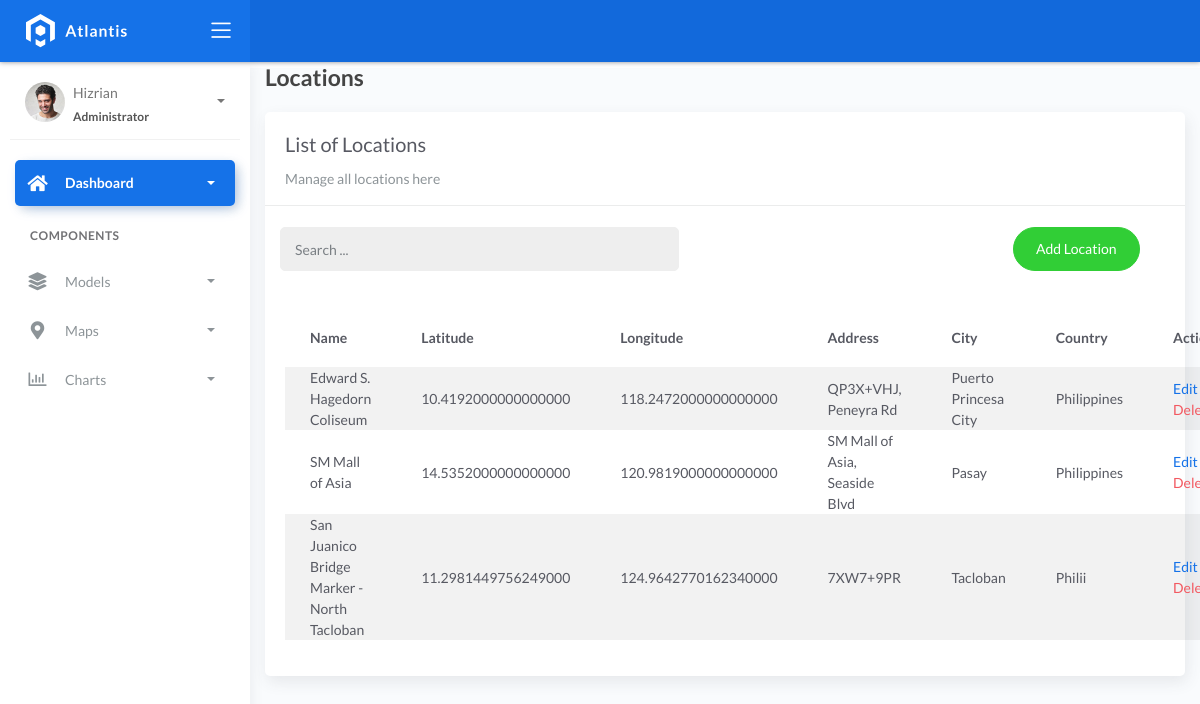
The page /locations/ on the database as committed earlier.
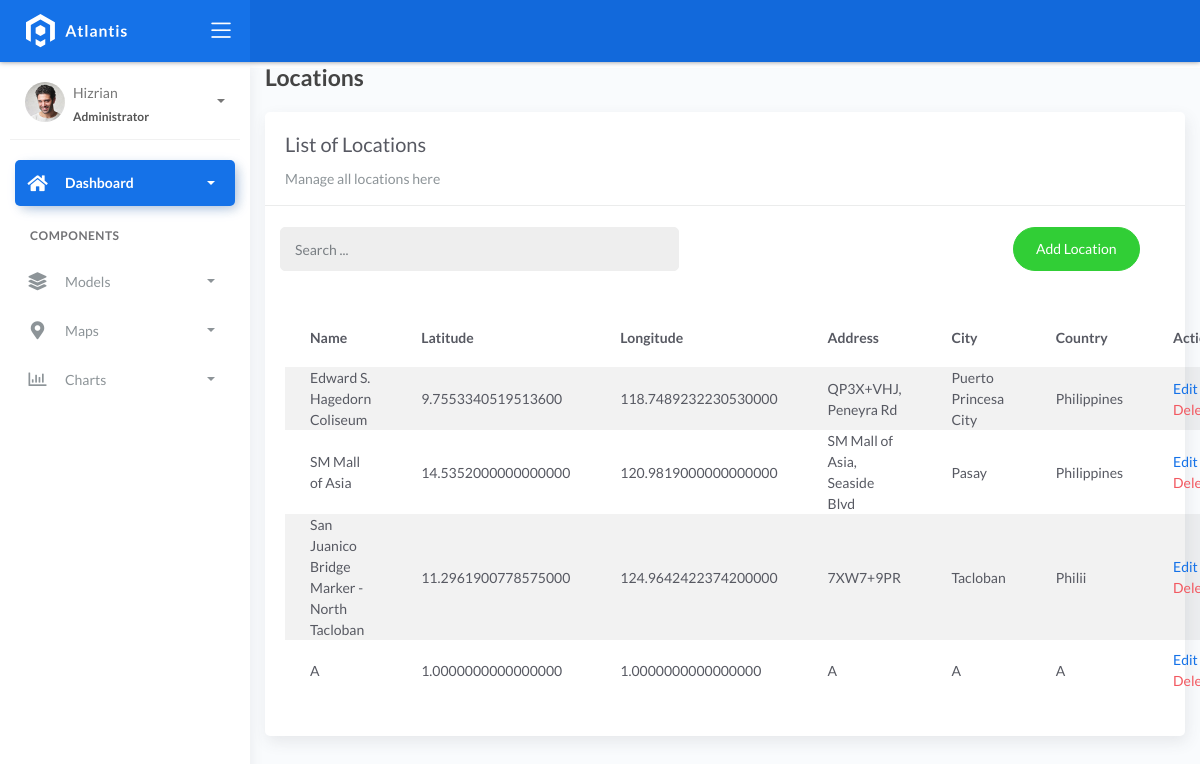
The same page on the database as committed later.
### fire/models.py (models this page shows)
class BaseModel(models.Model):
    created_at = models.DateTimeField(auto_now_add=True, db_index=True)
    updated_at = models.DateTimeField(auto_now=True)
    class Meta:
        abstract = True

class Locations(BaseModel):
    name = models.CharField(max_length=150)
    latitude = models.DecimalField(
        max_digits=22, decimal_places=16, null=True, blank=True)
    longitude = models.DecimalField(
        max_digits=22, decimal_places=16, null=True, blank=True)
    address = models.CharField(max_length=150)
    city = models.CharField(max_length=150)  # can be in separate table
    country = models.CharField(max_length=150)  # can be in separate table

### fire/views.py (the view)
# urls.py: path('locations/', views.LocationListView.as_view(), name='locations_list'),
class LocationListView(ListView):
    model = Locations
    template_name = "locations/list.html"
    context_object_name = "locations"
    paginate_by = 5

### templates/locations/list.html (shortened to what this page needs)
{% extends 'base.html' %} {% load static %} {% block content %}
<div class="content">
    <div class="container-fluid">
        <h4 class="page-title">Locations</h4>
        <div class="row">
            <div class="col-md-12">
                <div class="card">
                    <div class="card-header">
                        <div class="card-title">List of Locations</div>
                        <div class="card-category">Manage all locations here</div>
                    </div>
                    <br />
                    <div class="col-md-12 row">
                        <div class="col-md-6">
                            <form class="navbar-left navbar-form nav-search mr-md-3" action="{% url 'locations_list' %}">
                                <div class="input-group">
                                    <input type="text" placeholder="Search ... " class="form-control" name="q" />
                                    <div class="input-group-append">
                                        <span class="input-group-text">
                                        </span>
                                    </div>
                                </div>
                            </form>
                        </div>
                        <div class="col-md-6">
                            <div class="pull-right">
                                <a href="{% url 'locations_create' %}" class="btn btn-success btn-rounded">Add Location</a>
                            </div>
                        </div>
                    </div>
                    <div class="card-body">
                        <table class="table table-striped mt-3">
                            <thead>
                                <tr>
                                    <th scope="col">Name</th>
                                    <th scope="col">Latitude</th>
                                    <th scope="col">Longitude</th>
                                    <th scope="col">Address</th>
                                    <th scope="col">City</th>
                                    <th scope="col">Country</th>
                                    <th scope="col">Action</th>
                                </tr>
                            </thead>
                            <tbody>
                                {% for location in object_list %}
                                <tr>
                                    <td>{{ location.name }}</td>
                                    <td>{{ location.latitude }}</td>
                                    <td>{{ location.longitude }}</td>
                                    <td>{{ location.address }}</td>
                                    <td>{{ location.city }}</td>
                                    <td>{{ location.country }}</td>
                                    <td>
                                        <a href="{% url 'locations_update' location.id %}">Edit</a>
                                        <a href="{% url 'locations_delete' location.id %}" class="text-danger">Delete</a>
                                    </td>
                                </tr>
                                {% empty %}
                                <tr>
                                    <td colspan="7" style="text-align: center;">
                                        <p class="text-sm font-weight-bold mb-0">No Records Found</p>
                                    </td>
                                </tr>
                                {% endfor %}
                            </tbody>
                        </table>
                    </div>
                </div>
            </div>
        </div>
    </div>
</div>
{% endblock %}

Rows that differ between the two databases and show on the page:
changed Locations "Edward S. Hagedorn Coliseum": latitude "10.4192000000000000" → "9.7553340519513600"; longitude "118.2472000000000000" → "118.7489232230530000"
changed Locations "San Juanico Bridge Marker - North Tacloban": latitude "11.2981449756249000" → "11.2961900778575000"; longitude "124.9642770162340000" → "124.9642422374200000"
added Locations: name "A", latitude "1.0000000000000000", longitude "1.0000000000000000", address "A", city "A", country "A"
